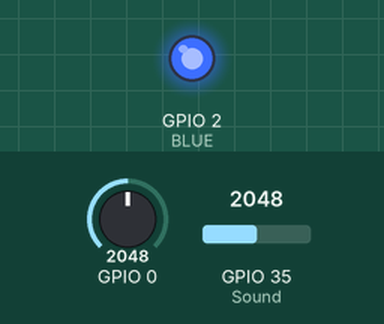
Simulated run of this sketch. Board: ESP32. Parts: output pins drawn as LEDs (lit = HIGH). The test bench sets the inputs (shaded band); at power-on: GPIO 0 = 2048, GPIO 35 (Sound) = 2048. What the sketch prints to the serial monitor is not drawn.

Above: at 1.3 s.
1.4 s: GPIO 0 set to 0
At 2.0 s:
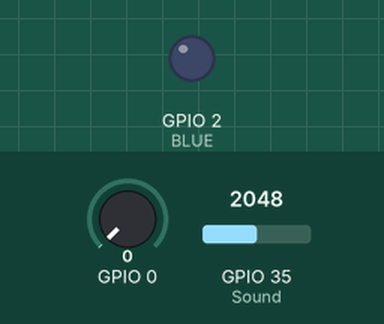
3.0 s: GPIO 0 set to 140
At 4.4 s:
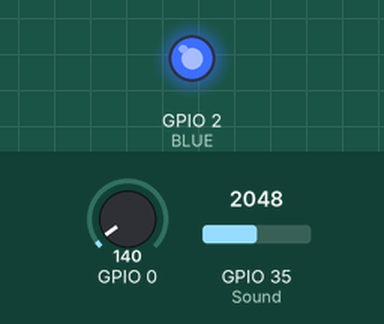
Timing chart, 0 to 6.0 s (numbered marks = the images above; inputs shaded):
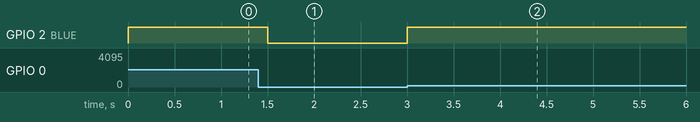

The sketch:

Test_Soundsensor_KY037.ino
```cpp
#define Sound 35
#define BLUE 2

void setup() {
  // put your setup code here, to run once:
  pinMode(Sound, INPUT);
  pinMode(BLUE, OUTPUT);
  Serial.begin(115200);
}

void loop() {
  // put your main code here, to run repeatedly:
  Serial.print("Sound value: ");
  Serial.print(analogRead(Sound));
  if (analogRead(Sound > 100)){
    digitalWrite(BLUE, HIGH);
  } else {
    digitalWrite(BLUE, LOW);
  }
  delay(500);
}
```

Measured:
- after the input at 1.4 s, GPIO 2 (BLUE): HIGH → LOW after 0.10 s
- after the input at 3.0 s, GPIO 2 (BLUE): LOW → HIGH at once
